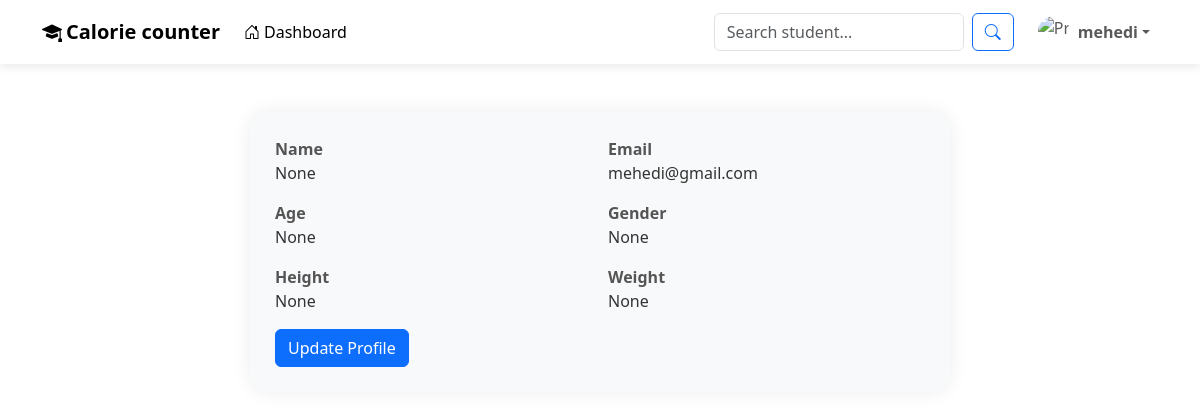
Page /profile/ (signed in) on the earlier database version.
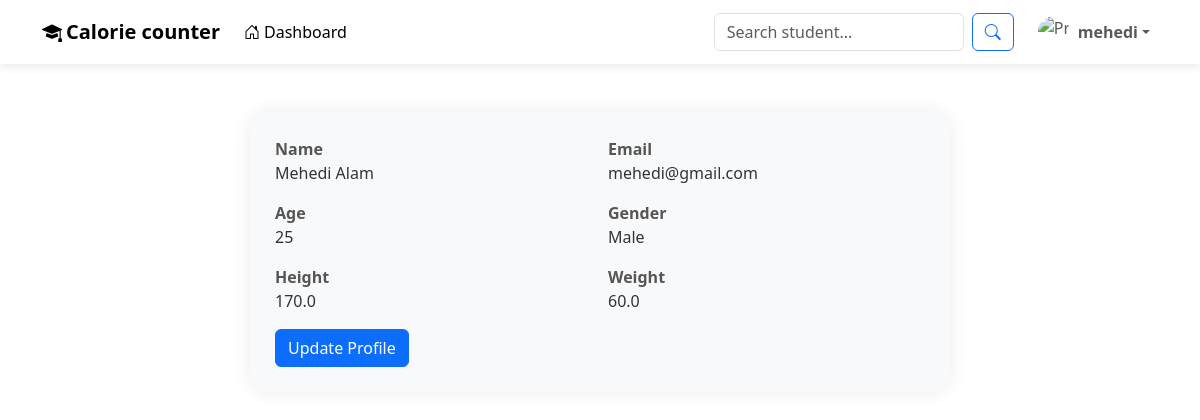
Same page on the later database version.
### calorie_counter_app/models.py (models this page shows, shortened)
class CustomUserModel(AbstractUser):
    def __str__(self):
        return self.username

class UserProfileModel(models.Model):
    GENDER_TYPE = [
        ('Male','Male'),
        ('Female','Female'),
    ]
    user = models.OneToOneField(CustomUserModel, on_delete=models.CASCADE, related_name='user_profile')
    Name = models.CharField(max_length=100, null=True)
    Age = models.PositiveBigIntegerField(null=True)
    Gender = models.CharField(choices=GENDER_TYPE, max_length=100,null=True)
    Height = models.FloatField(null=True, help_text='Height in cm')
    Weight = models.FloatField(null=True, help_text='Height in kg')

### calorie_counter_app/views.py (the view)
# urls.py: path('profile/', profile, name='profile'),
def profile(request):
    return render(request, 'profile.html')

### calorie_counter_app/templates/profile.html (shortened to what this page needs)
{% extends 'master.html' %}
{% block body %}
  <div class="container py-5">
    <div class="profile-card">
      <div class="row g-3 mb-3">
        <div class="col-md-6">
          <div class="info-label">Name</div>
          <div class="info-value">{{ request.user.user_profile.Name }}</div>
        </div>
        <div class="col-md-6">
          <div class="info-label">Email</div>
          <div class="info-value">{{ request.user.email }}</div>
        </div>
      </div>
      <div class="row g-3 mb-3">
        <div class="col-md-6">
          <div class="info-label">Age</div>
          <div class="info-value">{{ request.user.user_profile.Age }}</div>
        </div>
        <div class="col-md-6">
          <div class="info-label">Gender</div>
          <div class="info-value">{{ request.user.user_profile.Gender }}</div>
        </div>
      </div>
      <div class="row g-3 mb-3">
        <div class="col-md-6">
          <div class="info-label">Height</div>
          <div class="info-value">{{ request.user.user_profile.Height }}</div>
        </div>
        <div class="col-md-6">
          <div class="info-label">Weight</div>
          <div class="info-value">{{ request.user.user_profile.Weight }}</div>
        </div>
      </div>
      <a href="{% url 'editProfile' %}" class="btn btn-primary">Update Profile</a>
    </div>
  </div>
{% endblock %}

### calorie_counter_app/templates/master.html (shortened to what this page needs)
<!DOCTYPE html>
<html lang="en">
<head>
  <link href="https://cdn.jsdelivr.net/npm/bootstrap@5.3.3/dist/css/bootstrap.min.css" rel="stylesheet">
  <link href="https://cdn.jsdelivr.net/npm/bootstrap-icons@1.10.5/font/bootstrap-icons.css" rel="stylesheet">
</head>
<body>
  {% include 'navbar.html' %}
  {% block body %}
  {% endblock body %}
</body>
</html>

### calorie_counter_app/templates/navbar.html (shortened to what this page needs)
<nav class="navbar navbar-expand-lg navbar-light bg-white navbar-custom">
  <div class="container">
    <a class="navbar-brand fw-bold" href="{% url 'home' %}"><i class="bi bi-mortarboard-fill me-1"></i>Calorie counter</a>
    <div class="collapse navbar-collapse justify-content-between" id="navbarNav">
      <ul class="navbar-nav me-auto mb-2 mb-lg-0">
        <li class="nav-item">
          <a class="nav-link active" href="{% url 'home' %}"><i class="bi bi-house-door me-1"></i>Dashboard</a>
        </li>
      </ul>
      <form class="d-flex search-bar" role="search">
        <input class="form-control me-2" type="search" placeholder="Search student..." aria-label="Search" />
        <button class="btn btn-outline-primary" type="submit"><i class="bi bi-search"></i></button>
      </form>
      <ul class="navbar-nav ms-3">
        <li class="nav-item dropdown">
          <a class="nav-link dropdown-toggle d-flex align-items-center" href="#" id="profileDropdown" role="button" data-bs-toggle="dropdown" aria-expanded="false">
            <img src="{{request.user.profile_image.url}}" alt="Profile" class="rounded-circle me-2" width="32" height="32" />
            <span class="fw-semibold d-none d-md-inline">{{request.user.username}}</span>
          </a>
        </li>
      </ul>
    </div>
  </div>
</nav>

### calorie_counter_app/templates/master.html (style rules this page uses)
.navbar-custom { box-shadow: 0 2px 10px rgba(0,0,0,0.1); }
.search-bar { max-width: 300px; }

### calorie_counter_app/templates/profile.html (style rules this page uses)
.profile-card { max-width: 700px; margin: auto; padding: 25px; background: #f8f9fa; border-radius: 20px; box-shadow: 0 0 20px rgba(0, 0, 0, 0.08); }
.info-label { font-weight: 600; color: #555; }
.info-value { color: #333; }

Differences in the rows shown:
changed CustomUserModel "mehedi": user.user_profile.Name "None" → "Mehedi Alam"; user.user_profile.Age "None" → "25"; user.user_profile.Gender "None" → "Male"; user.user_profile.Height "None" → "170.0"; user.user_profile.Weight "None" → "60.0"
